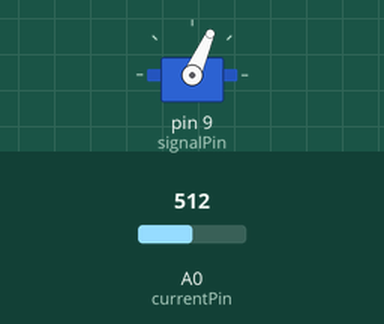
Recording of a sketch running on a simulated Arduino Uno, built with avr-gcc and run on an emulated ATmega328P. Shown: servo. The inputs (shaded band) are chosen by the test bench; at power-on: A0 (currentPin) = 512. What the sketch prints to the serial monitor is not drawn.

Above: at 1.2 s.
1.3 s: A0 (currentPin) set to 0
At 4.0 s:
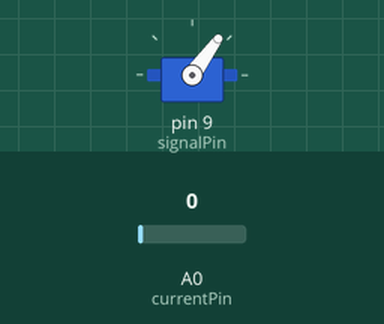
4.3 s: A0 (currentPin) set to 122
At 5.4 s:
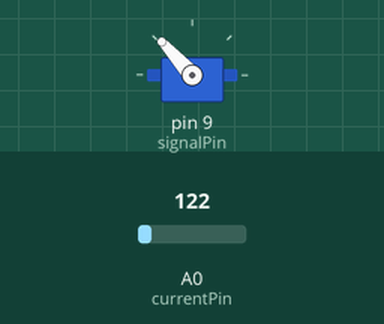
7.3 s: A0 (currentPin) set to 0
10.3 s: A0 (currentPin) set to 190
Timing chart, 0 to 63.8 s (numbered marks = the images above; inputs shaded):
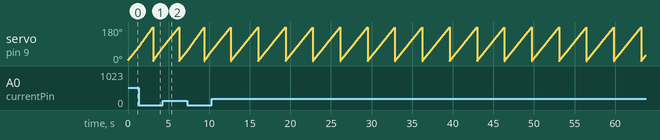

Measured:
- by itself, servo on pin 9 (signalPin): ramps from 0° to 178° and jumps back, once every 3.4 s

The sketch:

current_reading_test.ino
```cpp
#include <Servo.h>

Servo myServo;
const int signalPin = 9;
const int currentPin = A0;
float volt = 0;
const float ohm = 1;
float amp = 0;
float volta = 0;

void setup(){
  Serial.begin(9600);
  analogReference(DEFAULT);
  //pinMode(signalPin,OUTPUT);
  //pinMode(currentPin,INPUT);
  myServo.attach(signalPin);
  myServo.write(0);
}

void loop(){
  for(int i = 0;i<180;i++){
    myServo.write(i);
    volt = analogRead(currentPin);
    Serial.print(volt);
    Serial.print("\t");
    volta = map(volt,0,1023,0,5);
    amp = volta/ohm;
    Serial.print(volta);
    Serial.print("\t");
    Serial.println(amp);
    delay(0);
  }
//    for(int i = 180;i>0;i--){
//    myServo.write(i);
//    volt = analogRead(currentPin);
//
//    amp = volt/ohm;
//    Serial.println(amp);
//    delay(50);
//  }
}
```
